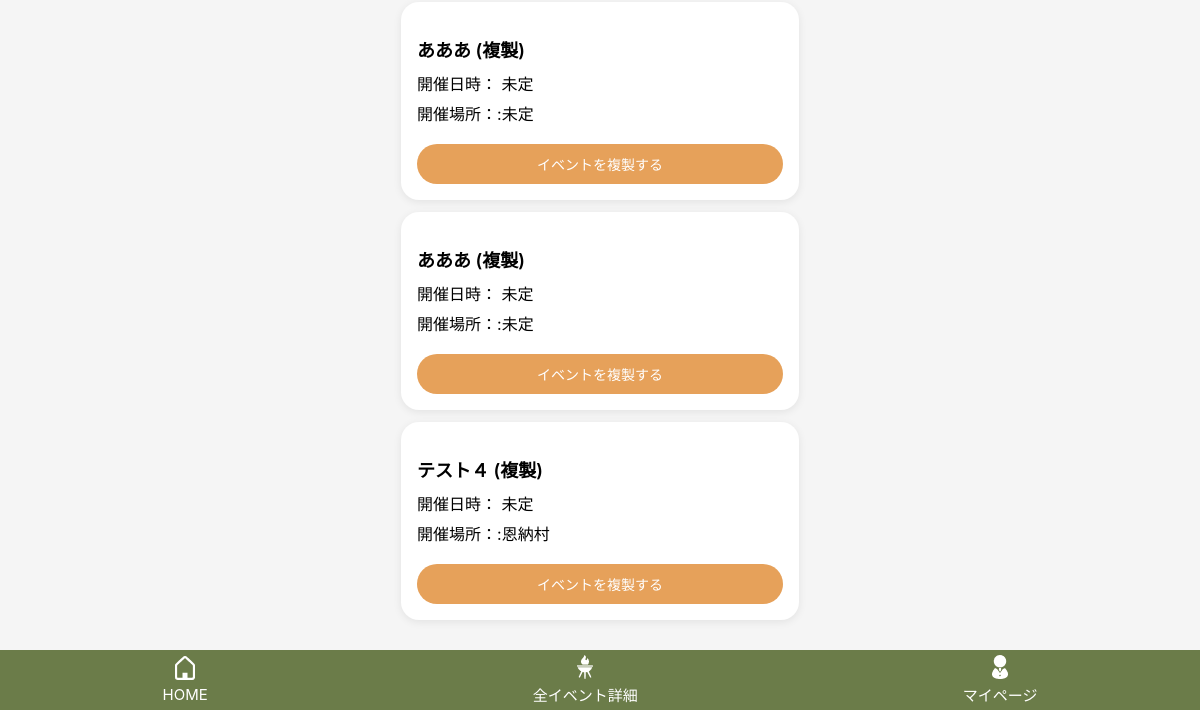
Before: /events/ (signed in, lower part) with the older database file.
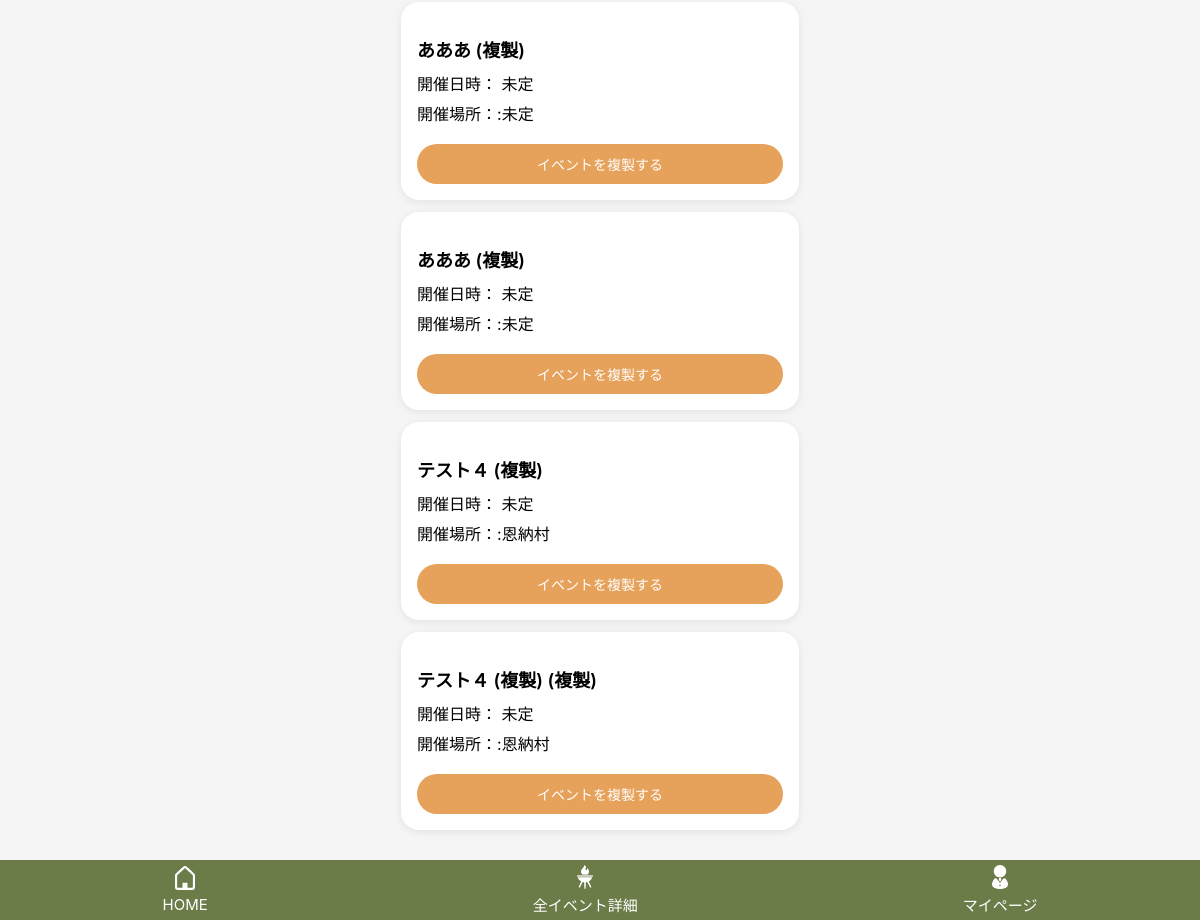
After: the same page with the newer database file.
### bbq_app/models.py (models this page shows, shortened)
class Event(models.Model):
    user = models.ForeignKey(settings.AUTH_USER_MODEL, on_delete=models.CASCADE, related_name="events")
    name = models.CharField("イベント名", max_length=30)
    held_at = models.DateTimeField("開催日時", null=True, blank=True)
    location = models.CharField("開催場所", max_length=50, blank=True)
    created_at = models.DateTimeField("作成日時", auto_now_add=True)
    updated_at = models.DateTimeField("更新日時", auto_now=True)

### bbq_app/views.py (the view)
# urls.py: path("events/", views.event_list, name="event_list"),
@login_required
def event_list(request):
    status = request.GET.get("status", "upcoming")
    sort =request.GET.get("sort", "held_at_asc")
    now = timezone.now()
    qs = Event.objects.filter(user=request.user)
    if status == "past":
        events = qs.filter(held_at__lt=now)
    else:
        events = qs.filter(Q(held_at__gte=now) | Q(held_at__isnull=True))
    if sort == "held_at_desc":
        events = events.order_by("-held_at")
    elif sort == "created_desc":
        events = events.order_by("-created_at")
    else:
        sort = "held_at_asc"
        events =events.order_by("held_at")
    return render(request, "bbq_app/event_list.html",{"events":events,"status":status,"sort":sort})

### bbq_app/templates/bbq_app/event_list.html (shortened to what this page needs)
{% extends "bbq_app/base.html" %}
{% block content %}
<div class="event-card-list">
    {% for event in events %}
        <div class="event-list-card">
            <a href="{% url 'item_edit' event.id %}" class="event-list-card__link">
                <p class="event-list-card__title">{{ event.name }}</p>
                <p class="event-list-card__text">
                    開催日時：
                    {% if event.held_at %}
                        {{ event.held_at|date:"Y年m月d日 H:i" }}
                    {% else %}
                        未定
                    {% endif %}
                </p>
                <p class="event-list-card__text">
                    開催場所：:{{ event.location|default:"未定"}}
                </p>
            </a>
            <button type="button" class="event-list-card__duplicate-btn"
                    onclick="openDuplicateModal({{ event.id }}); return false;">
                イベントを複製する
            </button>
        </div>
    {% empty %}
        <p class="event-list-empty">イベントがありません</p>
    {% endfor %}
</div>
{% endblock %}

Changed rows visible on the page:
added Event: name "テスト４ (複製) (複製)", shows "未定", location "恩納村"
